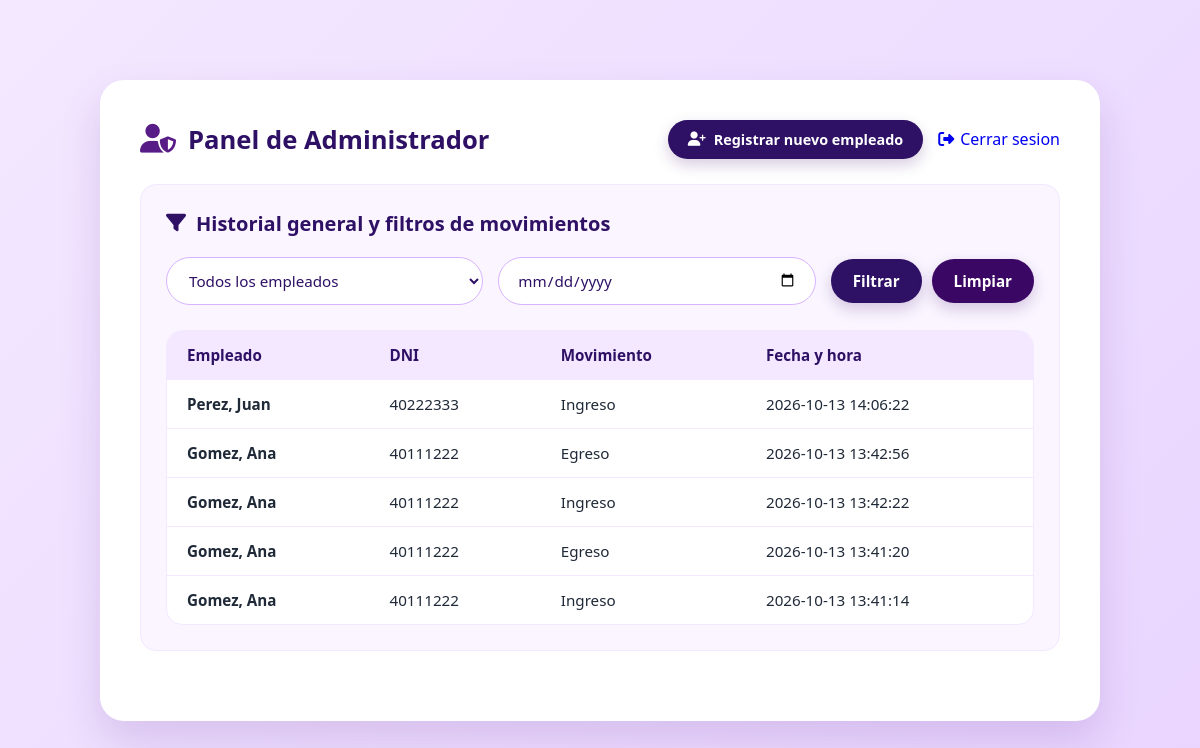
Page /admin_panel.php (signed in) on the committed database.
### tables this page shows
CREATE TABLE `movimientos` (
  `id` int(11) NOT NULL,
  `empleado_id` int(11) NOT NULL,
  `tipo` enum('ingreso','egreso') NOT NULL,
  `fecha_hora` datetime NOT NULL DEFAULT current_timestamp()
);

CREATE TABLE `empleados` (
  `id` int(11) NOT NULL,
  `dni` varchar(15) NOT NULL,
  `clave` varchar(255) NOT NULL,
  `nombre` varchar(100) NOT NULL,
  `apellido` varchar(100) NOT NULL,
  `activo` tinyint(1) NOT NULL DEFAULT 1
);

### admin_panel.php (the view, shortened to what this page needs)
<?php
require_once "config.php";
$filtro_fecha = isset($_GET["fecha"]) ? $_GET["fecha"] : "";
$sql_movimientos = "SELECT m.id, m.tipo, m.fecha_hora, e.nombre, e.apellido, e.dni
                    FROM movimientos m
                    INNER JOIN empleados e ON m.empleado_id = e.id
                    WHERE 1=1";
$sql_movimientos .= " ORDER BY m.fecha_hora DESC, m.id DESC";
$stmt_mov = $conexion->prepare($sql_movimientos);
$stmt_mov->execute();
$resultado_movimientos = $stmt_mov->get_result();
?>
<!DOCTYPE html>
<html lang="es">
<head>
    <link rel="stylesheet" href="https://cdnjs.cloudflare.com/ajax/libs/font-awesome/6.4.0/css/all.min.css">
    <link rel="stylesheet" href="css/estilo.css">
</head>
<body class="panel-body">
    <div class="admin-main-container">
        <header class="panel-header" style="display: flex; justify-content: space-between; align-items: center; flex-wrap: wrap; gap: 20px; margin-bottom: 25px;">
            <div class="panel-logo-title" style="display: flex; align-items: center; gap: 12px;">
                <i class="fa-solid fa-user-shield" style="font-size: 1.8rem; color: #581c87;"></i>
                <h1 style="font-size: 1.6rem; color: #2e1065; margin: 0;">Panel de Administrador</h1>
            </div>
            <div style="display: flex; align-items: center; gap: 15px; flex-wrap: wrap;">
                <a href="registrar_empleado.php" class="btn-action btn-ingreso" style="text-decoration: none; padding: 10px 20px; border-radius: 20px; font-size: 0.9rem; display: inline-flex; align-items: center; gap: 8px;">
                    <i class="fa-solid fa-user-plus"></i> Registrar nuevo empleado
                </a>
                <a href="index.php" class="btn-index" style="text-decoration: none; display: inline-flex; align-items: center; gap: 6px;">
                    <i class="fa-solid fa-right-from-bracket"></i> Cerrar sesion</a>
            </div>
        </header>
        <div class="admin-card-section">
            <div class="section-title-box">
                <h3><i class="fa-solid fa-filter"></i> Historial general y filtros de movimientos</h3>
            </div>
            <form method="GET" action="admin_panel.php" class="admin-filters-form">
                <div class="filter-group">
                    <select name="empleado_id" class="admin-select">
                        <option value="">Todos los empleados</option>
                    </select>
                </div>
                <div class="filter-group">
                    <input type="date" name="fecha" value="<?php echo htmlspecialchars($filtro_fecha); ?>" class="admin-date">
                </div>
                <div class="filter-buttons">
                    <button type="submit" class="btn-action btn-ingreso">Filtrar</button>
                    <a href="admin_panel.php" class="btn-action btn-egreso" style="text-decoration: none; display: inline-flex; align-items: center; justify-content: center;">Limpiar</a>
                </div>
            </form>
            <?php if ($resultado_movimientos->num_rows > 0): ?>
            <div class="table-responsive">
                <table class="content-table">
                    <thead>
                        <tr>
                            <th>Empleado</th>
                            <th>DNI</th>
                            <th>Movimiento</th>
                            <th>Fecha y hora</th>
                        </tr>
                    </thead>
                    <tbody>
                        <?php while ($mov = $resultado_movimientos->fetch_assoc()): ?>
                            <tr>
                                <td><strong><?php echo htmlspecialchars($mov["apellido"] . ", " . $mov["nombre"]); ?></strong></td>
                                <td><?php echo htmlspecialchars($mov["dni"]); ?></td>
                                <td>
                                    <?php
                                        $tipoTexto = $mov["tipo"];
                                        $claseBadge = (strtolower($tipoTexto) === 'ingreso') ? 'ingreso' : 'egreso';
                                    ?>
                                    <span class="badge <?php echo $claseBadge; ?>">
                                        <?php echo htmlspecialchars(ucfirst($tipoTexto)); ?>
                                    </span>
                                </td>
                                <td><?php echo htmlspecialchars($mov["fecha_hora"]); ?></td>
                            </tr>
                        <?php endwhile; ?>
                    </tbody>
                </table>
            </div>
            <?php else: ?>
                <p class="no-records">No se encontraron movimientos con los filtros seleccionados.</p>
            <?php endif; ?>
        </div>
    </div>
</body>
</html>

### css/estilo.css (style rules this page uses)
* { box-sizing: border-box; margin: 0; padding: 0; font-family: 'Segoe UI', Tahoma, Geneva, Verdana, sans-serif; }
body, .index-body, .panel-body { background: linear-gradient(135deg, #f3e8ff 0%, #e9d5ff 100%); min-height: 100vh; display: flex; justify-content: center; align-items: center; padding: 20px; }
.panel-logo-title { display: flex; align-items: center; gap: 15px; }
.panel-logo-title i { font-size: 2.2rem; color: #3b0764; }
.panel-logo-title h1 { color: #2e1065; font-size: 1.8rem; font-weight: 700; }
.btn-action-custom, .btn-action { padding: 14px 28px; border-radius: 30px; border: none; font-weight: 600; font-size: 0.95rem; cursor: pointer; transition: all 0.3s ease; box-shadow: 0 6px 15px rgba(59, 7, 100, 0.2); }
.btn-ingreso { background: #2e1065; color: #ffffff; }
.btn-egreso { background: #3b0764; color: #ffffff; }
.admin-main-container { width: 100%; max-width: 1000px; background: #ffffff; border-radius: 24px; box-shadow: 0 20px 40px rgba(88, 28, 135, 0.15); padding: 40px; margin: 20px 0; }
.admin-card-section { background-color: #faf5ff; border: 1px solid #f3e8ff; border-radius: 16px; padding: 25px; margin-bottom: 30px; }
.section-title-box { margin-bottom: 20px; }
.section-title-box h3 { color: #2e1065; font-size: 1.25rem; margin-bottom: 5px; display: flex; align-items: center; gap: 10px; }
.admin-filters-form { display: flex; gap: 15px; flex-wrap: wrap; align-items: center; margin-bottom: 25px; }
.filter-group { flex: 1; min-width: 200px; }
.admin-select, .admin-date { width: 100%; padding: 12px 18px; border-radius: 30px; border: 1px solid #d8b4fe; background: #ffffff; color: #2e1065; font-size: 0.95rem; outline: none; }
.filter-buttons { display: flex; gap: 10px; }
.filter-buttons .btn-action { padding: 12px 22px; }
.table-responsive { overflow-x: auto; }
.content-table { width: 100%; border-collapse: separate; border-spacing: 0; background: #ffffff; border-radius: 16px; overflow: hidden; border: 1px solid #f3e8ff; }
.content-table th { background-color: #f3e8ff; color: #2e1065; text-align: left; padding: 14px 20px; font-size: 0.95rem; font-weight: 600; }
.content-table td { padding: 14px 20px; border-top: 1px solid #f3e8ff; color: #1f2937; font-size: 0.95rem; }

### rows in the picture
movimientos: empleado.nombre "Perez, Juan", empleado.dni "40222333", tipo "Ingreso", fecha_hora "2026-10-13 14:06:22"
movimientos: empleado.nombre "Gomez, Ana", empleado.dni "40111222", tipo "Egreso", fecha_hora "2026-10-13 13:42:56"
movimientos: empleado.nombre "Gomez, Ana", empleado.dni "40111222", tipo "Ingreso", fecha_hora "2026-10-13 13:42:22"
movimientos: empleado.nombre "Gomez, Ana", empleado.dni "40111222", tipo "Egreso", fecha_hora "2026-10-13 13:41:20"
movimientos: empleado.nombre "Gomez, Ana", empleado.dni "40111222", tipo "Ingreso", fecha_hora "2026-10-13 13:41:14"
